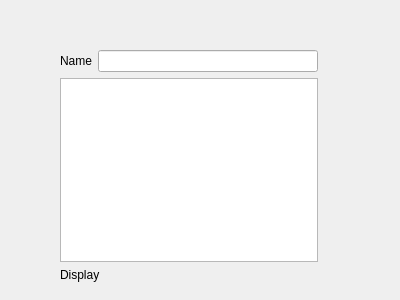
<?xml version="1.0" encoding="UTF-8"?>
<ui version="4.0">
 <class>Form</class>
 <widget class="QWidget" name="Form">
  <property name="geometry">
   <rect>
    <x>0</x>
    <y>0</y>
    <width>400</width>
    <height>300</height>
   </rect>
  </property>
  <property name="windowTitle">
   <string>Form</string>
  </property>
  <widget class="QWidget" name="">
   <property name="geometry">
    <rect>
     <x>60</x>
     <y>50</y>
     <width>258</width>
     <height>232</height>
    </rect>
   </property>
   <layout class="QVBoxLayout" name="verticalLayout">
    <item>
     <layout class="QHBoxLayout" name="horizontalLayout">
      <item>
       <widget class="QLabel" name="label">
        <property name="text">
         <string>Name</string>
        </property>
       </widget>
      </item>
      <item>
       <widget class="QLineEdit" name="lineEdit"/>
      </item>
     </layout>
    </item>
    <item>
     <widget class="QTextBrowser" name="textBrowser"/>
    </item>
    <item>
     <widget class="QLabel" name="label_2">
      <property name="text">
       <string>Display</string>
      </property>
     </widget>
    </item>
   </layout>
  </widget>
 </widget>
 <resources/>
 <connections>
  <connection>
   <sender>lineEdit</sender>
   <signal>textEdited(QString)</signal>
   <receiver>textBrowser</receiver>
   <slot>setText(QString)</slot>
   <hints>
    <hint type="sourcelabel">
     <x>148</x>
     <y>62</y>
    </hint>
    <hint type="destinationlabel">
     <x>147</x>
     <y>88</y>
    </hint>
   </hints>
  </connection>
 </connections>
</ui>
